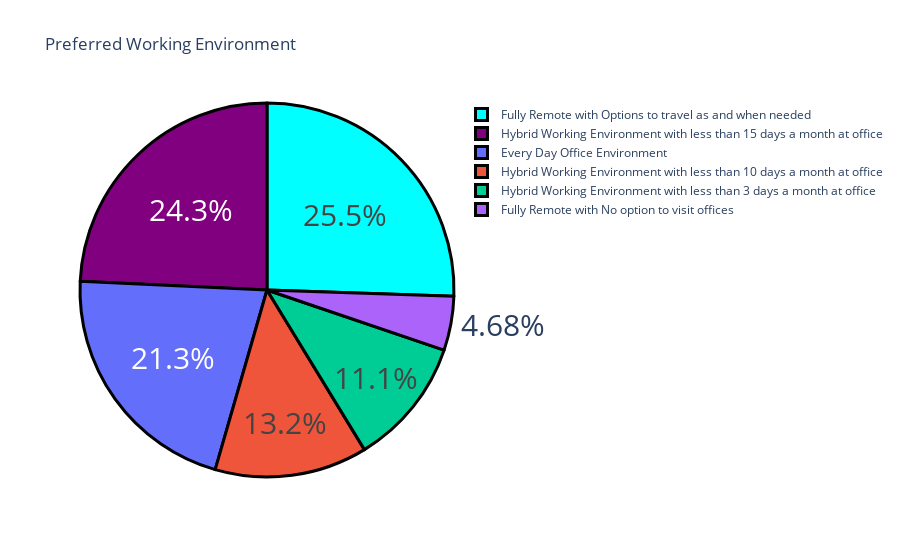

Write notebook code for a chart like this one.
### Code cell
#Objective - 5
q5 = data["What is the most preferred working environment for you."].value_counts()
label = q5.index
counts = q5.values
colors = ['aqua','purple']
figure = go.Figure(data = [go.Pie(labels= label, values = counts)])
figure.update_layout(title_text='Preferred Working Environment')
figure.update_traces(hoverinfo ='label+value', textinfo = 'percent', textfont_size = 30, 
                     marker = dict(colors= colors, line = dict(color='black',width =3)))
figure.show()

### Figure 1 — Plotly figure (JSON) as saved in the notebook; plotly's stock layout.template omitted (floating-point values rounded to 4 significant figures)
{"data": [{"hoverinfo": "label+value", "labels": ["Fully Remote with Options to travel as and when needed", "Hybrid Working Environment with less than 15 days a month at office", "Every Day Office Environment", "Hybrid Working Environment with less than 10 days a month at office", "Hybrid Working Environment with less than 3 days a month at office", "Fully Remote with No option to visit offices"], "marker": {"colors": ["aqua", "purple"], "line": {"color": "black", "width": 3}}, "textfont": {"size": 30}, "textinfo": "percent", "type": "pie", "values": [60, 57, 50, 31, 26, 11]}], "layout": {"autosize": true, "title": {"text": "Preferred Working Environment"}}}
